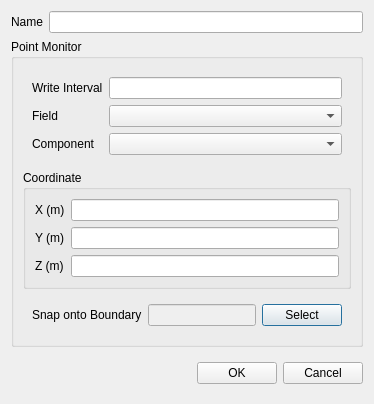
<?xml version="1.0" encoding="UTF-8"?>
<ui version="4.0">
 <class>PointDialog</class>
 <widget class="QDialog" name="PointDialog">
  <property name="geometry">
   <rect>
    <x>0</x>
    <y>0</y>
    <width>374</width>
    <height>398</height>
   </rect>
  </property>
  <property name="windowTitle">
   <string>Point Monitor</string>
  </property>
  <layout class="QVBoxLayout" name="verticalLayout_2">
   <item>
    <widget class="QWidget" name="nameWidget" native="true">
     <layout class="QFormLayout" name="formLayout_8">
      <property name="leftMargin">
       <number>0</number>
      </property>
      <property name="topMargin">
       <number>0</number>
      </property>
      <property name="rightMargin">
       <number>0</number>
      </property>
      <property name="bottomMargin">
       <number>0</number>
      </property>
      <item row="0" column="0">
       <widget class="QLabel" name="label_1">
        <property name="text">
         <string>Name</string>
        </property>
       </widget>
      </item>
      <item row="0" column="1">
       <widget class="MonitorNameEdit" name="name"/>
      </item>
     </layout>
    </widget>
   </item>
   <item>
    <widget class="QGroupBox" name="monitor">
     <property name="title">
      <string>Point Monitor</string>
     </property>
     <layout class="QVBoxLayout" name="verticalLayout">
      <item>
       <widget class="QWidget" name="propeties" native="true">
        <layout class="QFormLayout" name="formLayout">
         <item row="0" column="0">
          <widget class="QLabel" name="label_2">
           <property name="text">
            <string>Write Interval</string>
           </property>
          </widget>
         </item>
         <item row="0" column="1">
          <widget class="FloatEdit" name="writeInterval">
           <property name="text">
            <string/>
           </property>
          </widget>
         </item>
         <item row="1" column="0">
          <widget class="QLabel" name="label">
           <property name="text">
            <string>Field</string>
           </property>
          </widget>
         </item>
         <item row="1" column="1">
          <widget class="PythonComboBox" name="field"/>
         </item>
         <item row="2" column="0">
          <widget class="QLabel" name="label_7">
           <property name="text">
            <string>Component</string>
           </property>
          </widget>
         </item>
         <item row="2" column="1">
          <widget class="VectorComponentComboBox" name="fieldComponent"/>
         </item>
        </layout>
       </widget>
      </item>
      <item>
       <widget class="QGroupBox" name="groupBox_2">
        <property name="title">
         <string>Coordinate</string>
        </property>
        <layout class="QFormLayout" name="formLayout_2">
         <property name="leftMargin">
          <number>9</number>
         </property>
         <property name="topMargin">
          <number>9</number>
         </property>
         <property name="rightMargin">
          <number>9</number>
         </property>
         <property name="bottomMargin">
          <number>9</number>
         </property>
         <item row="0" column="0">
          <widget class="QLabel" name="label_3">
           <property name="text">
            <string>X (m)</string>
           </property>
          </widget>
         </item>
         <item row="0" column="1">
          <widget class="FloatEdit" name="coordinateX"/>
         </item>
         <item row="1" column="0">
          <widget class="QLabel" name="label_4">
           <property name="text">
            <string>Y (m)</string>
           </property>
          </widget>
         </item>
         <item row="1" column="1">
          <widget class="FloatEdit" name="coordinateY"/>
         </item>
         <item row="2" column="0">
          <widget class="QLabel" name="label_5">
           <property name="text">
            <string>Z (m)</string>
           </property>
          </widget>
         </item>
         <item row="2" column="1">
          <widget class="FloatEdit" name="coordinateZ"/>
         </item>
        </layout>
       </widget>
      </item>
      <item>
       <widget class="QWidget" name="widget_2" native="true">
        <layout class="QHBoxLayout" name="horizontalLayout">
         <property name="leftMargin">
          <number>9</number>
         </property>
         <property name="topMargin">
          <number>9</number>
         </property>
         <property name="rightMargin">
          <number>9</number>
         </property>
         <property name="bottomMargin">
          <number>9</number>
         </property>
         <item>
          <widget class="QLabel" name="label_6">
           <property name="text">
            <string>Snap onto Boundary</string>
           </property>
          </widget>
         </item>
         <item>
          <widget class="QLineEdit" name="snapOntoBoundary">
           <property name="enabled">
            <bool>false</bool>
           </property>
          </widget>
         </item>
         <item>
          <widget class="QPushButton" name="select">
           <property name="text">
            <string>Select</string>
           </property>
          </widget>
         </item>
        </layout>
       </widget>
      </item>
     </layout>
    </widget>
   </item>
   <item>
    <widget class="QWidget" name="widget_3" native="true">
     <layout class="QHBoxLayout" name="horizontalLayout_2">
      <property name="rightMargin">
       <number>0</number>
      </property>
      <item>
       <spacer name="horizontalSpacer">
        <property name="orientation">
         <enum>Qt::Horizontal</enum>
        </property>
        <property name="sizeHint" stdset="0">
         <size>
          <width>40</width>
          <height>20</height>
         </size>
        </property>
       </spacer>
      </item>
      <item>
       <widget class="QPushButton" name="ok">
        <property name="text">
         <string>OK</string>
        </property>
       </widget>
      </item>
      <item>
       <widget class="QPushButton" name="cancel">
        <property name="text">
         <string>Cancel</string>
        </property>
       </widget>
      </item>
     </layout>
    </widget>
   </item>
  </layout>
 </widget>
 <customwidgets>
  <customwidget>
   <class>MonitorNameEdit</class>
   <extends>QLineEdit</extends>
   <header>widgets.typed_edit</header>
  </customwidget>
  <customwidget>
   <class>FloatEdit</class>
   <extends>QLineEdit</extends>
   <header location="global">widgets.typed_edit</header>
  </customwidget>
  <customwidget>
   <class>PythonComboBox</class>
   <extends>QComboBox</extends>
   <header location="global">widgets.python_combo_box</header>
  </customwidget>
  <customwidget>
   <class>VectorComponentComboBox</class>
   <extends>QComboBox</extends>
   <header>baramFlow.view.widgets.vector_component_combo_box</header>
  </customwidget>
 </customwidgets>
 <resources/>
 <connections>
  <connection>
   <sender>cancel</sender>
   <signal>clicked()</signal>
   <receiver>PointDialog</receiver>
   <slot>reject()</slot>
   <hints>
    <hint type="sourcelabel">
     <x>327</x>
     <y>335</y>
    </hint>
    <hint type="destinationlabel">
     <x>186</x>
     <y>182</y>
    </hint>
   </hints>
  </connection>
 </connections>
</ui>
